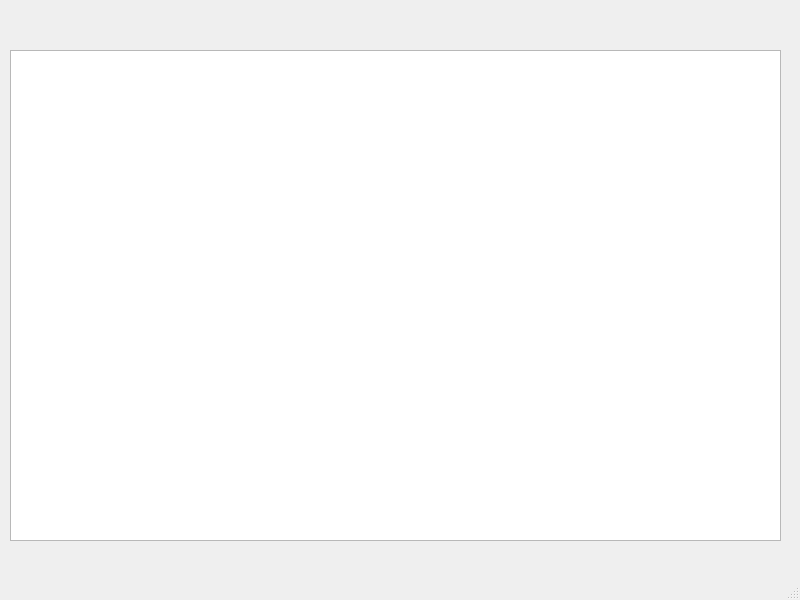
<?xml version="1.0" encoding="UTF-8"?>
<ui version="4.0">
 <class>MainWindow</class>
 <widget class="QMainWindow" name="MainWindow">
  <property name="geometry">
   <rect>
    <x>0</x>
    <y>0</y>
    <width>800</width>
    <height>600</height>
   </rect>
  </property>
  <property name="windowTitle">
   <string>MainWindow</string>
  </property>
  <widget class="QWidget" name="centralwidget">
   <widget class="QGraphicsView" name="graphicsView">
    <property name="geometry">
     <rect>
      <x>10</x>
      <y>50</y>
      <width>771</width>
      <height>491</height>
     </rect>
    </property>
   </widget>
  </widget>
  <widget class="QMenuBar" name="menubar">
   <property name="geometry">
    <rect>
     <x>0</x>
     <y>0</y>
     <width>800</width>
     <height>22</height>
    </rect>
   </property>
  </widget>
  <widget class="QStatusBar" name="statusbar"/>
 </widget>
 <resources/>
 <connections/>
</ui>
